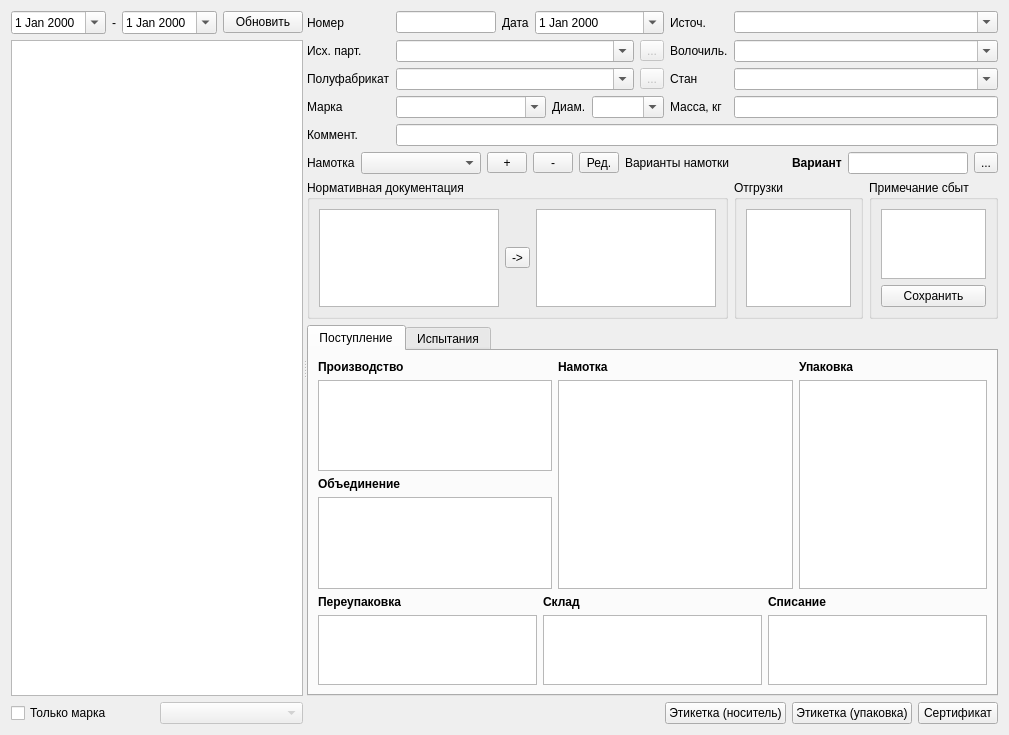
<?xml version="1.0" encoding="UTF-8"?>
<ui version="4.0">
 <class>FormPart</class>
 <widget class="QWidget" name="FormPart">
  <property name="geometry">
   <rect>
    <x>0</x>
    <y>0</y>
    <width>1009</width>
    <height>735</height>
   </rect>
  </property>
  <property name="windowTitle">
   <string>Партии проволоки</string>
  </property>
  <layout class="QVBoxLayout" name="verticalLayout_5">
   <item>
    <widget class="QSplitter" name="splitter">
     <property name="orientation">
      <enum>Qt::Horizontal</enum>
     </property>
     <widget class="QWidget" name="layoutWidget">
      <layout class="QVBoxLayout" name="verticalLayout">
       <item>
        <layout class="QHBoxLayout" name="horizontalLayout_6">
         <item>
          <widget class="DateEdit" name="dateEditBeg">
           <property name="calendarPopup">
            <bool>true</bool>
           </property>
          </widget>
         </item>
         <item>
          <widget class="QLabel" name="label_10">
           <property name="text">
            <string>-</string>
           </property>
          </widget>
         </item>
         <item>
          <widget class="DateEdit" name="dateEditEnd">
           <property name="calendarPopup">
            <bool>true</bool>
           </property>
          </widget>
         </item>
         <item>
          <widget class="QPushButton" name="cmdUpdate">
           <property name="toolTip">
            <string>Обновить список партий</string>
           </property>
           <property name="text">
            <string>Обновить</string>
           </property>
           <property name="icon">
            <iconset theme="view-refresh">
             <normaloff>.</normaloff>.</iconset>
           </property>
          </widget>
         </item>
         <item>
          <spacer name="horizontalSpacer_2">
           <property name="orientation">
            <enum>Qt::Horizontal</enum>
           </property>
           <property name="sizeHint" stdset="0">
            <size>
             <width>40</width>
             <height>20</height>
            </size>
           </property>
          </spacer>
         </item>
        </layout>
       </item>
       <item>
        <widget class="DbViewer" name="tableViewPart">
         <property name="selectionMode">
          <enum>QAbstractItemView::SingleSelection</enum>
         </property>
         <property name="selectionBehavior">
          <enum>QAbstractItemView::SelectRows</enum>
         </property>
         <property name="sortingEnabled">
          <bool>true</bool>
         </property>
        </widget>
       </item>
       <item>
        <layout class="QHBoxLayout" name="horizontalLayout_7">
         <item>
          <widget class="QCheckBox" name="checkBoxOnly">
           <property name="text">
            <string>Только марка</string>
           </property>
          </widget>
         </item>
         <item>
          <widget class="QComboBox" name="comboBoxOnly">
           <property name="enabled">
            <bool>false</bool>
           </property>
          </widget>
         </item>
        </layout>
       </item>
      </layout>
     </widget>
     <widget class="QWidget" name="layoutWidget">
      <layout class="QVBoxLayout" name="verticalLayout_4">
       <item>
        <layout class="QGridLayout" name="gridLayout">
         <item row="0" column="0">
          <widget class="QLabel" name="label">
           <property name="text">
            <string>Номер</string>
           </property>
          </widget>
         </item>
         <item row="2" column="3">
          <widget class="QLabel" name="label_9">
           <property name="sizePolicy">
            <sizepolicy hsizetype="Maximum" vsizetype="Preferred">
             <horstretch>0</horstretch>
             <verstretch>0</verstretch>
            </sizepolicy>
           </property>
           <property name="text">
            <string>Стан</string>
           </property>
          </widget>
         </item>
         <item row="1" column="4">
          <widget class="QComboBox" name="comboBoxVol">
           <property name="editable">
            <bool>true</bool>
           </property>
          </widget>
         </item>
         <item row="1" column="1">
          <widget class="QComboBox" name="comboBoxSrcPart">
           <property name="editable">
            <bool>true</bool>
           </property>
          </widget>
         </item>
         <item row="3" column="0">
          <widget class="QLabel" name="label_6">
           <property name="text">
            <string>Марка</string>
           </property>
          </widget>
         </item>
         <item row="2" column="0">
          <widget class="QLabel" name="label_8">
           <property name="text">
            <string>Полуфабрикат</string>
           </property>
          </widget>
         </item>
         <item row="0" column="4">
          <widget class="QComboBox" name="comboBoxIst">
           <property name="editable">
            <bool>true</bool>
           </property>
          </widget>
         </item>
         <item row="4" column="0">
          <widget class="QLabel" name="label_5">
           <property name="text">
            <string>Коммент.</string>
           </property>
          </widget>
         </item>
         <item row="3" column="4">
          <widget class="QLineEdit" name="lineEditKvo"/>
         </item>
         <item row="1" column="0">
          <widget class="QLabel" name="label_4">
           <property name="text">
            <string>Исх. парт.</string>
           </property>
          </widget>
         </item>
         <item row="1" column="3">
          <widget class="QLabel" name="label_13">
           <property name="text">
            <string>Волочиль.</string>
           </property>
          </widget>
         </item>
         <item row="4" column="1" colspan="4">
          <widget class="QLineEdit" name="lineEditComment"/>
         </item>
         <item row="2" column="1">
          <widget class="QComboBox" name="comboBoxPodt">
           <property name="editable">
            <bool>true</bool>
           </property>
          </widget>
         </item>
         <item row="3" column="3">
          <widget class="QLabel" name="label_12">
           <property name="text">
            <string>Масса, кг</string>
           </property>
          </widget>
         </item>
         <item row="0" column="3">
          <widget class="QLabel" name="label_3">
           <property name="sizePolicy">
            <sizepolicy hsizetype="Maximum" vsizetype="Preferred">
             <horstretch>0</horstretch>
             <verstretch>0</verstretch>
            </sizepolicy>
           </property>
           <property name="text">
            <string>Источ.</string>
           </property>
          </widget>
         </item>
         <item row="2" column="4">
          <widget class="QComboBox" name="comboBoxType">
           <property name="editable">
            <bool>true</bool>
           </property>
          </widget>
         </item>
         <item row="1" column="2">
          <widget class="QToolButton" name="toolButtonSrc">
           <property name="enabled">
            <bool>false</bool>
           </property>
           <property name="toolTip">
            <string>Фильтр исходных партий</string>
           </property>
           <property name="text">
            <string>...</string>
           </property>
          </widget>
         </item>
         <item row="0" column="1" colspan="2">
          <layout class="QHBoxLayout" name="horizontalLayout">
           <item>
            <widget class="QLineEdit" name="lineEditNum">
             <property name="minimumSize">
              <size>
               <width>60</width>
               <height>0</height>
              </size>
             </property>
             <property name="maximumSize">
              <size>
               <width>100</width>
               <height>16777215</height>
              </size>
             </property>
            </widget>
           </item>
           <item>
            <widget class="QLabel" name="label_2">
             <property name="sizePolicy">
              <sizepolicy hsizetype="Maximum" vsizetype="Preferred">
               <horstretch>0</horstretch>
               <verstretch>0</verstretch>
              </sizepolicy>
             </property>
             <property name="text">
              <string>Дата</string>
             </property>
            </widget>
           </item>
           <item>
            <widget class="DateEdit" name="dateEdit">
             <property name="calendarPopup">
              <bool>true</bool>
             </property>
            </widget>
           </item>
          </layout>
         </item>
         <item row="2" column="2">
          <widget class="QToolButton" name="toolButtonPodt">
           <property name="enabled">
            <bool>false</bool>
           </property>
           <property name="toolTip">
            <string>Фильтр подтяжек</string>
           </property>
           <property name="text">
            <string>...</string>
           </property>
          </widget>
         </item>
         <item row="3" column="1" colspan="2">
          <layout class="QHBoxLayout" name="horizontalLayout_2">
           <item>
            <widget class="QComboBox" name="comboBoxMar">
             <property name="minimumSize">
              <size>
               <width>150</width>
               <height>0</height>
              </size>
             </property>
             <property name="editable">
              <bool>true</bool>
             </property>
            </widget>
           </item>
           <item>
            <widget class="QLabel" name="label_7">
             <property name="sizePolicy">
              <sizepolicy hsizetype="Maximum" vsizetype="Preferred">
               <horstretch>0</horstretch>
               <verstretch>0</verstretch>
              </sizepolicy>
             </property>
             <property name="text">
              <string>Диам.</string>
             </property>
            </widget>
           </item>
           <item>
            <widget class="QComboBox" name="comboBoxDiam">
             <property name="maximumSize">
              <size>
               <width>80</width>
               <height>16777215</height>
              </size>
             </property>
             <property name="editable">
              <bool>true</bool>
             </property>
            </widget>
           </item>
          </layout>
         </item>
        </layout>
       </item>
       <item>
        <layout class="QHBoxLayout" name="horizontalLayout_9">
         <item>
          <widget class="QLabel" name="label_11">
           <property name="text">
            <string>Намотка</string>
           </property>
          </widget>
         </item>
         <item>
          <widget class="QComboBox" name="comboBoxPack">
           <property name="minimumSize">
            <size>
             <width>120</width>
             <height>0</height>
            </size>
           </property>
           <property name="toolTip">
            <string>Варианты намотки партии</string>
           </property>
          </widget>
         </item>
         <item>
          <widget class="QToolButton" name="toolButtonAddPack">
           <property name="minimumSize">
            <size>
             <width>40</width>
             <height>0</height>
            </size>
           </property>
           <property name="toolTip">
            <string>Добавить носитель</string>
           </property>
           <property name="text">
            <string>+</string>
           </property>
           <property name="icon">
            <iconset theme="list-add">
             <normaloff>.</normaloff>.</iconset>
           </property>
          </widget>
         </item>
         <item>
          <widget class="QToolButton" name="toolButtonDelPack">
           <property name="minimumSize">
            <size>
             <width>40</width>
             <height>0</height>
            </size>
           </property>
           <property name="toolTip">
            <string>Удалить носитель</string>
           </property>
           <property name="text">
            <string>-</string>
           </property>
           <property name="icon">
            <iconset theme="list-remove">
             <normaloff>.</normaloff>.</iconset>
           </property>
          </widget>
         </item>
         <item>
          <widget class="QToolButton" name="toolButtonEdtPack">
           <property name="minimumSize">
            <size>
             <width>40</width>
             <height>0</height>
            </size>
           </property>
           <property name="toolTip">
            <string>Изменить носитель</string>
           </property>
           <property name="text">
            <string>Ред.</string>
           </property>
           <property name="icon">
            <iconset theme="accessories-text-editor">
             <normaloff>.</normaloff>.</iconset>
           </property>
          </widget>
         </item>
         <item>
          <widget class="QLabel" name="labelPack">
           <property name="text">
            <string>Варианты намотки</string>
           </property>
          </widget>
         </item>
         <item>
          <spacer name="horizontalSpacer_3">
           <property name="orientation">
            <enum>Qt::Horizontal</enum>
           </property>
           <property name="sizeHint" stdset="0">
            <size>
             <width>40</width>
             <height>20</height>
            </size>
           </property>
          </spacer>
         </item>
         <item>
          <widget class="QLabel" name="label_14">
           <property name="font">
            <font>
             <weight>75</weight>
             <bold>true</bold>
            </font>
           </property>
           <property name="text">
            <string>Вариант</string>
           </property>
          </widget>
         </item>
         <item>
          <widget class="QLineEdit" name="lineEditVar">
           <property name="sizePolicy">
            <sizepolicy hsizetype="Fixed" vsizetype="Fixed">
             <horstretch>0</horstretch>
             <verstretch>0</verstretch>
            </sizepolicy>
           </property>
           <property name="minimumSize">
            <size>
             <width>120</width>
             <height>0</height>
            </size>
           </property>
           <property name="maximumSize">
            <size>
             <width>120</width>
             <height>16777215</height>
            </size>
           </property>
           <property name="readOnly">
            <bool>true</bool>
           </property>
          </widget>
         </item>
         <item>
          <widget class="QToolButton" name="toolButtonVar">
           <property name="text">
            <string>...</string>
           </property>
          </widget>
         </item>
        </layout>
       </item>
       <item>
        <layout class="QHBoxLayout" name="horizontalLayout_8">
         <item>
          <widget class="QGroupBox" name="groupBoxTu">
           <property name="maximumSize">
            <size>
             <width>16777215</width>
             <height>150</height>
            </size>
           </property>
           <property name="title">
            <string>Нормативная документация</string>
           </property>
           <layout class="QVBoxLayout" name="verticalLayout_11">
            <item>
             <layout class="QHBoxLayout" name="horizontalLayout_10">
              <item>
               <widget class="DbViewer" name="tableViewSrcTu">
                <attribute name="verticalHeaderVisible">
                 <bool>false</bool>
                </attribute>
               </widget>
              </item>
              <item>
               <widget class="QToolButton" name="toolButtonCopyTu">
                <property name="toolTip">
                 <string>Копировать значения в сертификат</string>
                </property>
                <property name="text">
                 <string>-&gt;</string>
                </property>
               </widget>
              </item>
              <item>
               <widget class="DbViewer" name="tableViewPartiTu"/>
              </item>
             </layout>
            </item>
           </layout>
          </widget>
         </item>
         <item>
          <widget class="QGroupBox" name="groupBoxShip">
           <property name="maximumSize">
            <size>
             <width>16777215</width>
             <height>150</height>
            </size>
           </property>
           <property name="title">
            <string>Отгрузки</string>
           </property>
           <layout class="QVBoxLayout" name="verticalLayout_10">
            <item>
             <widget class="DbViewer" name="tableViewShip"/>
            </item>
           </layout>
          </widget>
         </item>
         <item>
          <widget class="QGroupBox" name="groupBoxPrim">
           <property name="maximumSize">
            <size>
             <width>150</width>
             <height>150</height>
            </size>
           </property>
           <property name="title">
            <string>Примечание сбыт</string>
           </property>
           <layout class="QVBoxLayout" name="verticalLayout_9">
            <item>
             <widget class="QPlainTextEdit" name="plainTextEditPrim"/>
            </item>
            <item>
             <widget class="QPushButton" name="pushButtonSavePrim">
              <property name="text">
               <string>Сохранить</string>
              </property>
             </widget>
            </item>
           </layout>
          </widget>
         </item>
        </layout>
       </item>
       <item>
        <widget class="QTabWidget" name="tabWidget">
         <property name="currentIndex">
          <number>0</number>
         </property>
         <widget class="QWidget" name="tab">
          <attribute name="title">
           <string>Поступление</string>
          </attribute>
          <layout class="QVBoxLayout" name="verticalLayout_8">
           <item>
            <layout class="QHBoxLayout" name="horizontalLayout_3">
             <item>
              <layout class="QVBoxLayout" name="verticalLayout_2">
               <item>
                <widget class="QLabel" name="labelProd">
                 <property name="font">
                  <font>
                   <weight>75</weight>
                   <bold>true</bold>
                  </font>
                 </property>
                 <property name="text">
                  <string>Производство</string>
                 </property>
                </widget>
               </item>
               <item>
                <widget class="DbViewer" name="tableViewNam"/>
               </item>
               <item>
                <widget class="QLabel" name="labelUnion">
                 <property name="font">
                  <font>
                   <weight>75</weight>
                   <bold>true</bold>
                  </font>
                 </property>
                 <property name="text">
                  <string>Объединение</string>
                 </property>
                </widget>
               </item>
               <item>
                <widget class="TableView" name="tableViewUnion"/>
               </item>
              </layout>
             </item>
             <item>
              <layout class="QVBoxLayout" name="verticalLayout_3">
               <item>
                <widget class="QLabel" name="labelNam">
                 <property name="font">
                  <font>
                   <weight>75</weight>
                   <bold>true</bold>
                  </font>
                 </property>
                 <property name="text">
                  <string>Намотка</string>
                 </property>
                </widget>
               </item>
               <item>
                <widget class="DbViewer" name="tableViewInCex">
                 <property name="maximumSize">
                  <size>
                   <width>330</width>
                   <height>16777215</height>
                  </size>
                 </property>
                </widget>
               </item>
              </layout>
             </item>
             <item>
              <layout class="QVBoxLayout" name="verticalLayout_6">
               <item>
                <widget class="QLabel" name="labelPackProd">
                 <property name="font">
                  <font>
                   <weight>75</weight>
                   <bold>true</bold>
                  </font>
                 </property>
                 <property name="text">
                  <string>Упаковка</string>
                 </property>
                </widget>
               </item>
               <item>
                <widget class="DbViewer" name="tableViewPack">
                 <property name="maximumSize">
                  <size>
                   <width>210</width>
                   <height>16777215</height>
                  </size>
                 </property>
                </widget>
               </item>
              </layout>
             </item>
            </layout>
           </item>
           <item>
            <layout class="QHBoxLayout" name="horizontalLayout_12">
             <item>
              <layout class="QVBoxLayout" name="verticalLayout_14">
               <item>
                <widget class="QLabel" name="labelPerepack">
                 <property name="font">
                  <font>
                   <weight>75</weight>
                   <bold>true</bold>
                  </font>
                 </property>
                 <property name="text">
                  <string>Переупаковка</string>
                 </property>
                </widget>
               </item>
               <item>
                <widget class="TableView" name="tableViewPerepack">
                 <attribute name="verticalHeaderVisible">
                  <bool>false</bool>
                 </attribute>
                </widget>
               </item>
              </layout>
             </item>
             <item>
              <layout class="QVBoxLayout" name="verticalLayout_13">
               <item>
                <widget class="QLabel" name="labelStock">
                 <property name="font">
                  <font>
                   <weight>75</weight>
                   <bold>true</bold>
                  </font>
                 </property>
                 <property name="text">
                  <string>Склад</string>
                 </property>
                </widget>
               </item>
               <item>
                <widget class="TableView" name="tableViewStock">
                 <attribute name="verticalHeaderVisible">
                  <bool>false</bool>
                 </attribute>
                </widget>
               </item>
              </layout>
             </item>
             <item>
              <layout class="QVBoxLayout" name="verticalLayout_12">
               <item>
                <widget class="QLabel" name="labelDef">
                 <property name="font">
                  <font>
                   <weight>75</weight>
                   <bold>true</bold>
                  </font>
                 </property>
                 <property name="text">
                  <string>Списание</string>
                 </property>
                </widget>
               </item>
               <item>
                <widget class="DbViewer" name="tableViewOutCex"/>
               </item>
              </layout>
             </item>
            </layout>
           </item>
          </layout>
         </widget>
         <widget class="QWidget" name="tab_2">
          <attribute name="title">
           <string>Испытания</string>
          </attribute>
          <layout class="QVBoxLayout" name="verticalLayout_7">
           <item>
            <widget class="QGroupBox" name="groupBoxChem">
             <property name="title">
              <string>Испытания</string>
             </property>
             <layout class="QHBoxLayout" name="horizontalLayout_4">
              <item>
               <widget class="DbViewer" name="tableViewMechReal"/>
              </item>
              <item>
               <widget class="DbViewer" name="tableViewProvChem">
                <property name="maximumSize">
                 <size>
                  <width>240</width>
                  <height>16777215</height>
                 </size>
                </property>
                <property name="editTriggers">
                 <set>QAbstractItemView::NoEditTriggers</set>
                </property>
               </widget>
              </item>
              <item>
               <widget class="QToolButton" name="cmdCopyChem">
                <property name="toolTip">
                 <string>Копировать значения в сертификат</string>
                </property>
                <property name="text">
                 <string>-&gt;</string>
                </property>
               </widget>
              </item>
              <item>
               <widget class="DbViewer" name="tableViewWirePartChem">
                <property name="maximumSize">
                 <size>
                  <width>240</width>
                  <height>16777215</height>
                 </size>
                </property>
               </widget>
              </item>
             </layout>
            </widget>
           </item>
           <item>
            <widget class="QGroupBox" name="groupBoxMech">
             <property name="title">
              <string>Механика сертификат</string>
             </property>
             <layout class="QHBoxLayout" name="horizontalLayout_5">
              <item>
               <widget class="DbViewer" name="tableViewWirePartMech"/>
              </item>
             </layout>
            </widget>
           </item>
          </layout>
         </widget>
        </widget>
       </item>
       <item>
        <layout class="QHBoxLayout" name="horizontalLayoutData">
         <item>
          <spacer name="horizontalSpacer">
           <property name="orientation">
            <enum>Qt::Horizontal</enum>
           </property>
           <property name="sizeHint" stdset="0">
            <size>
             <width>40</width>
             <height>20</height>
            </size>
           </property>
          </spacer>
         </item>
         <item>
          <widget class="QPushButton" name="cmdLblSpool">
           <property name="toolTip">
            <string>Этикетка для носителя</string>
           </property>
           <property name="text">
            <string>Этикетка (носитель)</string>
           </property>
          </widget>
         </item>
         <item>
          <widget class="QPushButton" name="cmdLblPack">
           <property name="toolTip">
            <string>Этикетка для упаковки</string>
           </property>
           <property name="text">
            <string>Этикетка (упаковка)</string>
           </property>
          </widget>
         </item>
         <item>
          <widget class="QPushButton" name="cmdSert">
           <property name="toolTip">
            <string>Сертификат на партию</string>
           </property>
           <property name="text">
            <string>Сертификат</string>
           </property>
          </widget>
         </item>
        </layout>
       </item>
      </layout>
     </widget>
    </widget>
   </item>
  </layout>
 </widget>
 <customwidgets>
  <customwidget>
   <class>DbViewer</class>
   <extends>QTableView</extends>
   <header>db/dbviewer.h</header>
  </customwidget>
  <customwidget>
   <class>TableView</class>
   <extends>QTableView</extends>
   <header>olap/tableview.h</header>
  </customwidget>
  <customwidget>
   <class>DateEdit</class>
   <extends>QDateEdit</extends>
   <header>db/dbviewer.h</header>
  </customwidget>
 </customwidgets>
 <tabstops>
  <tabstop>lineEditNum</tabstop>
  <tabstop>dateEdit</tabstop>
  <tabstop>comboBoxIst</tabstop>
  <tabstop>comboBoxSrcPart</tabstop>
  <tabstop>comboBoxVol</tabstop>
  <tabstop>comboBoxPodt</tabstop>
  <tabstop>comboBoxType</tabstop>
  <tabstop>comboBoxMar</tabstop>
  <tabstop>comboBoxDiam</tabstop>
  <tabstop>lineEditKvo</tabstop>
  <tabstop>lineEditComment</tabstop>
  <tabstop>comboBoxPack</tabstop>
  <tabstop>toolButtonAddPack</tabstop>
  <tabstop>toolButtonDelPack</tabstop>
  <tabstop>toolButtonEdtPack</tabstop>
  <tabstop>tableViewNam</tabstop>
  <tabstop>tableViewInCex</tabstop>
  <tabstop>tableViewShip</tabstop>
  <tabstop>tableViewMechReal</tabstop>
  <tabstop>tableViewProvChem</tabstop>
  <tabstop>cmdCopyChem</tabstop>
  <tabstop>tableViewWirePartChem</tabstop>
  <tabstop>tableViewWirePartMech</tabstop>
  <tabstop>cmdLblSpool</tabstop>
  <tabstop>cmdLblPack</tabstop>
  <tabstop>cmdSert</tabstop>
  <tabstop>dateEditBeg</tabstop>
  <tabstop>dateEditEnd</tabstop>
  <tabstop>cmdUpdate</tabstop>
  <tabstop>tableViewPart</tabstop>
  <tabstop>checkBoxOnly</tabstop>
  <tabstop>comboBoxOnly</tabstop>
  <tabstop>toolButtonSrc</tabstop>
  <tabstop>toolButtonPodt</tabstop>
 </tabstops>
 <resources/>
 <connections/>
</ui>
